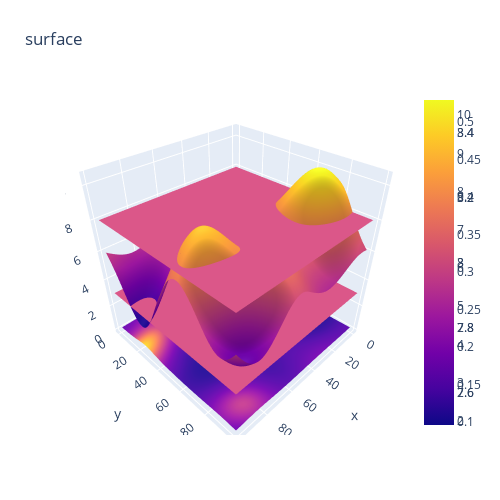

The notebook cell saved with this chart:
### Code cell
noise_generator = PerlinNoise(octaves=2, seed=1)
n, m = 100, 100
ng = lambda i, j: noise_generator([i/n, j/m]) * 10 + 6
noise = [[ng(i, j) for j in range(n)] for i in range(n)]
noiseX = [[1/ng(i, j) for j in range(n)] for i in range(n)]
threshold_min = [[8 for j in range(n)] for i in range(n)]
threshold_max = [[3 for j in range(n)] for i in range(n)]


fig = go.Figure(data=[
    go.Surface(z=noise),
    go.Surface(z=noiseX),
    go.Surface(z=threshold_min),
    go.Surface(z=threshold_max)
    ])
fig.update_layout(title='surface', autosize=False,
                  width=500, height=500,
                  margin=dict(l=65, r=50, b=65, t=90))

fig.show()

### Figure 1 — Plotly figure (JSON) as saved in the notebook; plotly's stock layout.template omitted (floating-point values rounded to 4 significant figures; data arrays with more than 128 entries replaced by an {"elided": "..."} marker saying what was removed)
{"data": [{"type": "surface", "z": {"elided": "100x100 float values"}}, {"type": "surface", "z": {"elided": "100x100 float values"}}, {"type": "surface", "z": {"elided": "100x100 int values"}}, {"type": "surface", "z": {"elided": "100x100 int values"}}], "layout": {"autosize": false, "height": 500, "margin": {"b": 65, "l": 65, "r": 50, "t": 90}, "title": {"text": "surface"}, "width": 500}}
